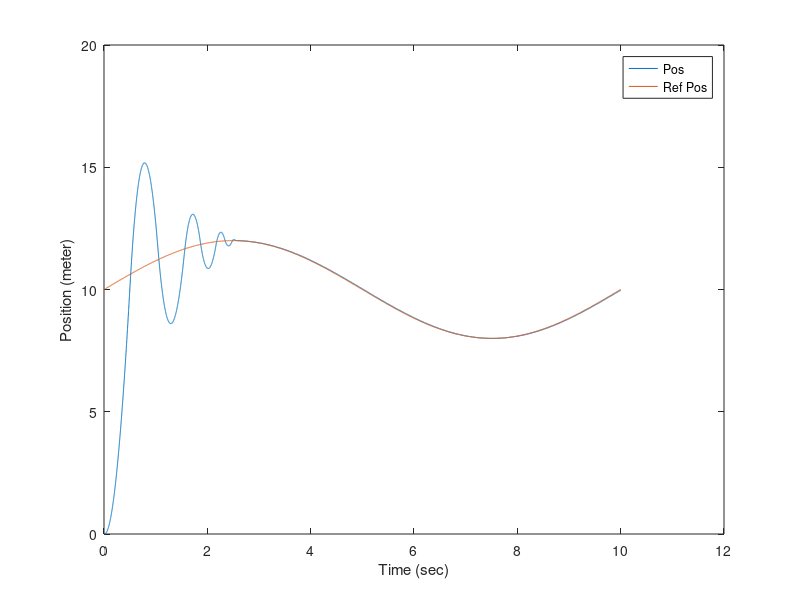
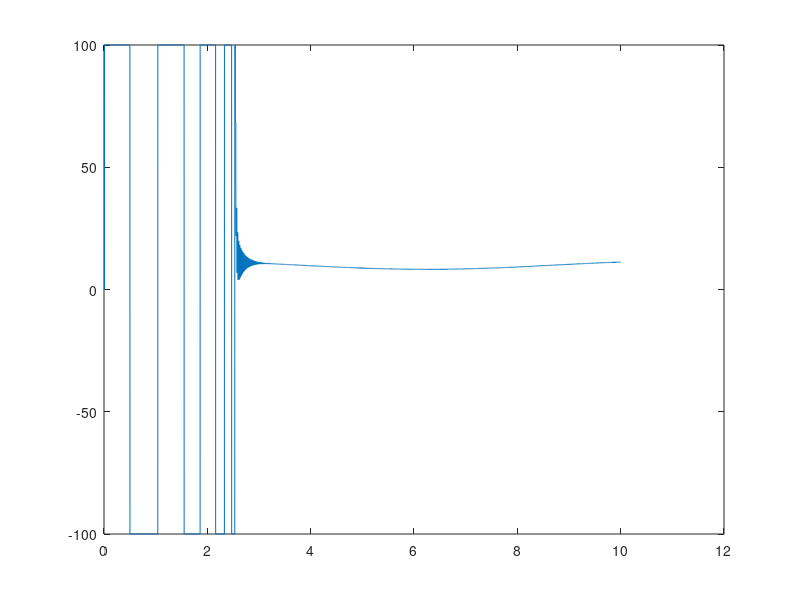

MATLAB code to generate these figures, in order:
%%%%%%%%%%%%%%%%%%%%%%%%%%%%%%%%%%%%%%%%%%%%%%%%%%%%%%%%%%%%%%%%%%%%%%%%%%%
%%%%%%%%%%%%%%%%%%%%%%%%%%%%%%%%%%%%%%%%%%%%%%%%%%%%%%%%%%%%%%%%%%%%%%%%%%%
%% reading data in matlab

clear all;
close all;
clc;

fileID = fopen('ver1MCK.txt','r');
formatSpec = '%f %f %f %f %f';
sizeA = [5 Inf];
systemResult = fscanf(fileID,formatSpec,sizeA);
systemResult = systemResult';

fclose(fileID);

%% new creation
x1 = systemResult(:,1);
x2 = systemResult(:,2);
xRef = systemResult(:,3);
u = systemResult(:,4);
t = systemResult(:,5);

figure
plot(t,x1)
hold on
plot(t,xRef)
legend("Pos","Ref Pos")
xlabel("Time (sec)")
ylabel("Position (meter)")

figure
plot(t,u)
